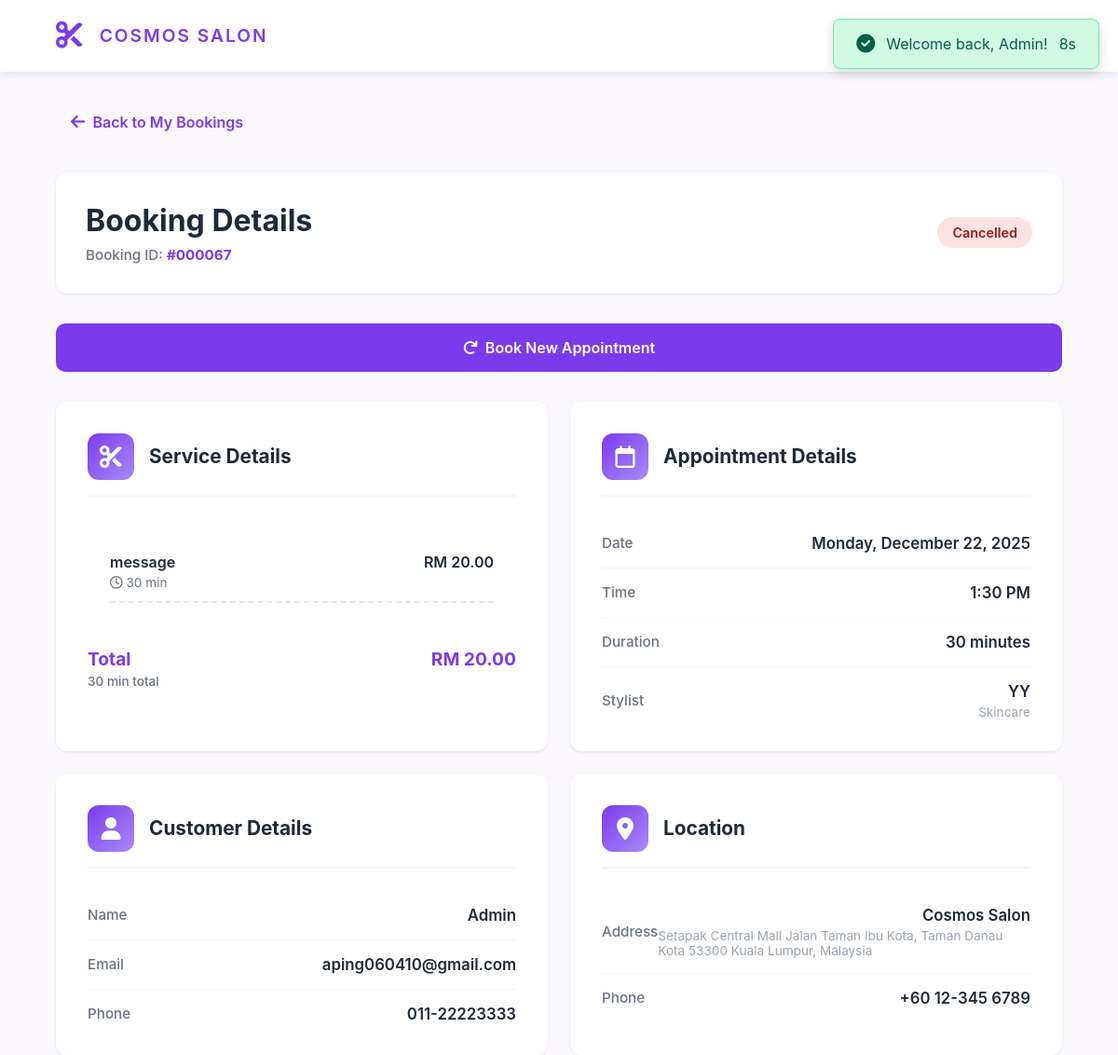
The page /salonsystem/appointment/booking_details.php?id=67 (signed in) on the database its author committed.
### tables this page shows
CREATE TABLE `appointment` (
  `appointment_id` int(11) NOT NULL,
  `user_id` int(11) NOT NULL,
  `stylist_id` int(11) NOT NULL,
  `total_price` decimal(10,2) NOT NULL,
  `appointment_date` date NOT NULL,
  `appointment_time` time NOT NULL,
  `status` enum('Confirmed','Completed','Cancelled','No-Show') DEFAULT 'Confirmed',
  `created_at` timestamp NOT NULL DEFAULT current_timestamp(),
  `updated_at` timestamp NOT NULL DEFAULT current_timestamp() ON UPDATE current_timestamp()
);

CREATE TABLE `appointmentitem` (
  `item_id` int(11) NOT NULL,
  `appointment_id` int(11) NOT NULL,
  `service_id` int(11) NOT NULL,
  `service_price` decimal(10,2) NOT NULL,
  `quantity` int(11) DEFAULT 1,
  `created_at` timestamp NOT NULL DEFAULT current_timestamp()
);

CREATE TABLE `service` (
  `service_id` int(11) NOT NULL,
  `service_name` varchar(100) NOT NULL,
  `description` text DEFAULT NULL,
  `duration_minutes` int(11) NOT NULL,
  `category_id` int(11) NOT NULL,
  `price` decimal(10,2) NOT NULL,
  `status` enum('Active','Inactive') DEFAULT 'Active',
  `created_at` timestamp NOT NULL DEFAULT current_timestamp(),
  `updated_at` timestamp NOT NULL DEFAULT current_timestamp() ON UPDATE current_timestamp()
);

CREATE TABLE `user` (
  `user_id` int(11) NOT NULL,
  `name` varchar(50) NOT NULL,
  `email` varchar(100) NOT NULL,
  `phone` varchar(20) NOT NULL,
  `password_hash` varchar(255) NOT NULL,
  `role` enum('Customer','Staff','Admin') NOT NULL DEFAULT 'Customer',
  `created_at` timestamp NOT NULL DEFAULT current_timestamp()
);

CREATE TABLE `stylist` (
  `stylist_id` int(11) NOT NULL,
  `user_id` int(11) NOT NULL,
  `photo` varchar(255) DEFAULT NULL,
  `specialization` varchar(100) DEFAULT NULL,
  `qualifications` varchar(255) DEFAULT NULL,
  `experience_years` int(11) DEFAULT 0,
  `address` varchar(255) DEFAULT NULL,
  `work_type` enum('full-time','part-time') DEFAULT 'full-time',
  `created_at` timestamp NOT NULL DEFAULT current_timestamp(),
  `updated_at` timestamp NOT NULL DEFAULT current_timestamp() ON UPDATE current_timestamp()
);

### salonsystem/appointment/booking_details.php (the view, shortened to what this page needs)
<?php
require_once '../config.php';
require_once 'email_utility.php';
$flashPath = '../flash_message.php';
$pageCSS = '../css/booking_details.css';
$user_id = $_SESSION['user_id'];
$appointment_id = $_GET['id'] ?? null;
try {
    $sql = "SELECT
                a.appointment_id,
                a.appointment_date,
                a.appointment_time,
                a.total_price,
                a.status,
                st.stylist_id,
                u.name as stylist_name,
                st.specialization,
                cu.name as customer_name,
                cu.email as customer_email,
                cu.phone as customer_phone
            FROM appointment a
            JOIN stylist st ON a.stylist_id = st.stylist_id
            JOIN user u ON st.user_id = u.user_id
            JOIN user cu ON a.user_id = cu.user_id
            WHERE a.appointment_id = :appointment_id
            AND a.user_id = :user_id";
    $stmt = $pdo->prepare($sql);
    $stmt->execute([
        ':appointment_id' => $appointment_id,
        ':user_id' => $user_id
    ]);
    $booking = $stmt->fetch(PDO::FETCH_ASSOC);
    $sql = "SELECT
                s.service_id,
                s.service_name,
                s.duration_minutes,
                ai.service_price
            FROM appointmentitem ai
            JOIN service s ON ai.service_id = s.service_id
            WHERE ai.appointment_id = :appointment_id";
    $stmt = $pdo->prepare($sql);
    $stmt->execute([':appointment_id' => $appointment_id]);
    $services = $stmt->fetchAll(PDO::FETCH_ASSOC);
    $total_duration = array_sum(array_column($services, 'duration_minutes'));
} catch (PDOException $e) {
    die("Error: " . $e->getMessage());
}
$date = date('l, F j, Y', strtotime($booking['appointment_date']));
$time = date('g:i A', strtotime($booking['appointment_time']));
$today = date('Y-m-d');
$displayStatus = ($booking['status'] === 'Cancelled') ? 'Cancelled' : 'Confirmed';
$appointmentDateTime = strtotime($booking['appointment_date'] . ' ' . $booking['appointment_time']);
$isPastAppointment = $appointmentDateTime < time();
$statusClass = strtolower($displayStatus);
$statusStateClass = ($displayStatus === 'Confirmed')
    ? ($isPastAppointment ? 'status-past' : 'status-upcoming')
    : '';
$canCancel = $displayStatus === 'Confirmed' && strtotime($booking['appointment_date']) > strtotime($today);
$canReschedule = $displayStatus === 'Confirmed' && strtotime($booking['appointment_date']) >= strtotime($today);
?>
<!DOCTYPE html>
<html lang="en">
<head>
    <link rel="stylesheet" href="https://cdnjs.cloudflare.com/ajax/libs/font-awesome/6.0.0/css/all.min.css">
    <?php if(isset($pageCSS)): ?>
    <link rel="stylesheet" href="<?php echo $pageCSS; ?>">
    <?php endif; ?>
</head>
<body>
<header class="site-header">
    <div class="header-content">
        <a href="../index.php" style="text-decoration: none; color: inherit;">
            <div class="logo">
                <i class="fas fa-scissors"></i>
                <span>COSMOS SALON</span>
            </div>
        </a>
    </div>
</header>
<div class="details-container">
    <a href="my_bookings.php" class="back-btn">
        <i class="fas fa-arrow-left"></i>
        Back to My Bookings
    </a>
    <?php if (file_exists($flashPath)) { include $flashPath; } ?>
    <div class="page-header">
        <div class="header-info">
            <h1>Booking Details</h1>
            <p class="booking-id">Booking ID: <strong>#<?php echo str_pad($booking['appointment_id'], 6, '0', STR_PAD_LEFT); ?></strong></p>
        </div>
        <span class="status-badge status-<?php echo $statusClass; ?> <?php echo $statusStateClass; ?>">
            <?php echo $displayStatus; ?>
        </span>
    </div>
 <?php if ($displayStatus === 'Confirmed'): ?>
     <div class="action-buttons">
         <?php if ($canReschedule): ?>
             <a href="reschedule.php?id=<?php echo $booking['appointment_id']; ?>" class="btn btn-reschedule">
                 <i class="fas fa-calendar-alt"></i>
                 Reschedule
             </a>
         <?php endif; ?>
         <button class="btn btn-calendar" onclick="addToCalendar()">
             <i class="fas fa-calendar-plus"></i>
             Add to Calendar
         </button>
         <?php if ($canCancel): ?>
             <button class="btn btn-cancel" onclick="openCancelModal()">
                 <i class="fas fa-times-circle"></i>
                 Cancel Booking
             </button>
         <?php else: ?>
             <?php if (strtotime($booking['appointment_date']) == strtotime($today)): ?>
                 <button class="btn btn-cancel" disabled style="opacity: 0.5; cursor: not-allowed;"
                         title="Cannot cancel on the day of appointment">
                     <i class="fas fa-times-circle"></i>
                     Cancel Booking
                 </button>
             <?php endif; ?>
         <?php endif; ?>
     </div>
 <?php elseif ($displayStatus === 'Cancelled'): ?>
     <div class="action-buttons">
         <a href="appointment.php" class="btn btn-reschedule">
             <i class="fas fa-redo"></i>
             Book New Appointment
         </a>
     </div>
 <?php endif; ?>
    <div class="details-grid">
        <div class="detail-card">
            <div class="card-header">
                <div class="card-icon">
                    <i class="fas fa-cut"></i>
                </div>
                <h2>Service<?php echo count($services) > 1 ? 's' : ''; ?> Details</h2>
            </div>
            <div class="services-list">
                <?php foreach ($services as $service): ?>
                    <div class="service-item">
                        <div class="service-info">
                            <h4><?php echo htmlspecialchars($service['service_name']); ?></h4>
                            <div class="service-meta">
                                <i class="far fa-clock"></i>
                                <?php echo $service['duration_minutes']; ?> min
                            </div>
                        </div>
                        <div class="service-price">
                            RM <?php echo number_format($service['service_price'], 2); ?>
                        </div>
                    </div>
                <?php endforeach; ?>
            </div>
            <div class="total-summary">
                <div>
                    <div class="label">Total</div>
                    <div class="duration"><?php echo $total_duration; ?> min total</div>
                </div>
                <div class="value">
                    RM <?php echo number_format($booking['total_price'], 2); ?>
                </div>
            </div>
        </div>
        <div class="detail-card">
            <div class="card-header">
                <div class="card-icon">
                    <i class="far fa-calendar"></i>
                </div>
                <h2>Appointment Details</h2>
            </div>
            <div class="detail-row">
                <span class="detail-label">Date</span>
                <span class="detail-value"><?php echo $date; ?></span>
            </div>
            <div class="detail-row">
                <span class="detail-label">Time</span>
                <span class="detail-value"><?php echo $time; ?></span>
            </div>
            <div class="detail-row">
                <span class="detail-label">Duration</span>
                <span class="detail-value"><?php echo $total_duration; ?> minutes</span>
            </div>
            <div class="detail-row">
                <span class="detail-label">Stylist</span>
                <div>
                    <div class="detail-value"><?php echo htmlspecialchars($booking['stylist_name']); ?></div>
                    <div class="detail-sub"><?php echo htmlspecialchars($booking['specialization']); ?></div>
                </div>
            </div>
        </div>
        <div class="detail-card">
            <div class="card-header">
                <div class="card-icon">
                    <i class="fas fa-user"></i>
                </div>
                <h2>Customer Details</h2>
            </div>
            <div class="detail-row">
                <span class="detail-label">Name</span>
                <span class="detail-value"><?php echo htmlspecialchars($booking['customer_name']); ?></span>
            </div>
            <div class="detail-row">
                <span class="detail-label">Email</span>
                <span class="detail-value"><?php echo htmlspecialchars($booking['customer_email']); ?></span>
            </div>
            <?php if ($booking['customer_phone']): ?>
                <div class="detail-row">
                    <span class="detail-label">Phone</span>
                    <span class="detail-value"><?php echo htmlspecialchars($booking['customer_phone']); ?></span>
                </div>
            <?php endif; ?>
        </div>
        <div class="detail-card">
            <div class="card-header">
                <div class="card-icon">
                    <i class="fas fa-map-marker-alt"></i>
                </div>
                <h2>Location</h2>
            </div>
            <div class="detail-row">
                <span class="detail-label">Address</span>
                <div>
                    <div class="detail-value">Cosmos Salon</div>
                    <div class="detail-sub">Setapak Central Mall
Jalan Taman Ibu Kota, Taman Danau Kota
53300 Kuala Lumpur, Malaysia</div>
                </div>
            </div>
            <div class="detail-row">
                <span class="detail-label">Phone</span>
                <span class="detail-value">+60 12-345 6789</span>
            </div>
        </div>
    </div>
</div>
</body>
</html>

### salonsystem/css/booking_details.css (style rules this page uses)
* { margin: 0; padding: 0; box-sizing: border-box; }
body { background: #faf8fc; font-family: -apple-system, BlinkMacSystemFont, 'Segoe UI', Roboto, Oxygen, Ubuntu, Cantarell, sans-serif; }
.site-header { background: white; padding: 1.5rem 0; box-shadow: 0 2px 10px rgba(0, 0, 0, 0.1); text-align: left !important; }
.header-content { max-width: 100%; margin: 0; padding: 0 5%; text-align: left !important; display: block; }
.logo { display: inline-flex; align-items: center; gap: 1.12rem; color: #7c3aed; font-size: 1.5rem; font-weight: 700; }
.logo i { font-size: 1.8rem; color: #7c3aed; }
.logo span { font-size: 1.2rem; font-weight: 600; letter-spacing: 2px; }
.details-container { max-width: 1400px; margin: 0 auto; padding: 2rem; }
.details-container:first-of-type { max-width: 100%; margin: 2rem 0 0 0; padding: 0 5%; }
.back-btn { display: inline-flex; align-items: center; gap: 0.5rem; color: #7c3aed; text-decoration: none; font-weight: 600; padding: 0.75rem 1rem; margin-bottom: 2rem; transition: all 0.3s; }
.back-btn i { font-size: 1.1rem; }
.page-header { background: white; padding: 2rem; border-radius: 12px; box-shadow: 0 1px 3px rgba(0, 0, 0, 0.1); margin-bottom: 2rem; display: flex; justify-content: space-between; align-items: center; flex-wrap: wrap; gap: 1.5rem; }
.header-info { flex: 1; }
.page-header h1 { font-size: 2rem; color: #1f2937; margin-bottom: 0.5rem; }
.booking-id { font-size: 0.95rem; color: #6b7280; font-weight: 500; }
.booking-id strong { color: #7c3aed; }
.status-badge { display: inline-block; padding: 0.5rem 1rem; border-radius: 20px; font-size: 0.9rem; font-weight: 600; }
.status-cancelled { background: #fee2e2; color: #991b1b; }
.action-buttons { display: grid; grid-template-columns: repeat(auto-fit, minmax(200px, 1fr)); gap: 1rem; margin-bottom: 2rem; }
.btn { padding: 1rem 1.5rem; border: none; border-radius: 10px; font-weight: 600; font-size: 1rem; cursor: pointer; transition: all 0.3s; text-decoration: none; text-align: center; display: flex; align-items: center; justify-content: center; gap: 0.5rem; }
.btn-reschedule { background: #7c3aed; color: white; }
.details-grid { display: grid; grid-template-columns: repeat(2, 1fr); gap: 1.5rem; }
.detail-card { background: white; padding: 2rem; border-radius: 12px; box-shadow: 0 1px 3px rgba(0, 0, 0, 0.1); border: 2px solid transparent; transition: all 0.3s; }
.card-header { display: flex; align-items: center; gap: 1rem; margin-bottom: 1.5rem; padding-bottom: 1rem; border-bottom: 2px solid #f3f4f6; }
.card-icon { width: 50px; height: 50px; background: linear-gradient(135deg, #7c3aed 0%, #a78bfa 100%); border-radius: 12px; display: flex; align-items: center; justify-content: center; color: white; font-size: 1.5rem; }
.card-header h2 { font-size: 1.3rem; color: #1f2937; }
.detail-row { display: flex; justify-content: space-between; align-items: center; padding: 1rem 0; border-bottom: 1px solid #f3f4f6; }
.detail-row:last-child { border-bottom: none; padding-bottom: 0; }
.detail-label { font-size: 0.95rem; color: #6b7280; font-weight: 500; }
.detail-value { font-size: 1.05rem; color: #1f2937; font-weight: 600; text-align: right; }
.detail-sub { font-size: 0.85rem; color: #9ca3af; margin-top: 0.25rem; }
.services-list { background: white; padding: 1.5rem; border-radius: 8px; }
.service-item { display: flex; justify-content: space-between; align-items: flex-start; padding: 0.75rem 0; border-bottom: 1px solid #f3f4f6; }
.service-item:last-of-type { border-bottom: 2px dashed #e5e7eb; margin-bottom: 1rem; }
.service-info { flex: 1; }
.service-info h4 { font-size: 1rem; color: #1f2937; font-weight: 600; margin-bottom: 0.25rem; }
.service-meta { font-size: 0.85rem; color: #6b7280; }
.service-price { font-size: 1rem; font-weight: 600; color: #1f2937; white-space: nowrap; margin-left: 1rem; }
.total-summary { display: flex; justify-content: space-between; padding: 0.5rem 0; font-size: 0.95rem; color: #6b7280; }
.total-summary .label { font-size: 1.2rem; font-weight: 700; color: #7c3aed; }
.total-summary .duration { font-size: 0.85rem; color: #6b7280; font-weight: 500; margin-top: 0.25rem; }
.total-summary .value { font-size: 1.2rem; font-weight: 700; color: #7c3aed; }

### rows shown on the page
appointment: appointment_id "000067", status "Cancelled", total_price "20.00", appointment_date "Monday, December 22, 2025", appointment_time "1:30 PM", user.name "YY", stylist.specialization "Skincare", user.name "Admin", user.email "aping060410@gmail.com", user.phone "011-22223333"
appointmentitem: service.service_name "message", service.duration_minutes "30", service_price "20.00"

### other values the page prints
$flashMessage "Welcome back, Admin!"
$total_duration "30"
